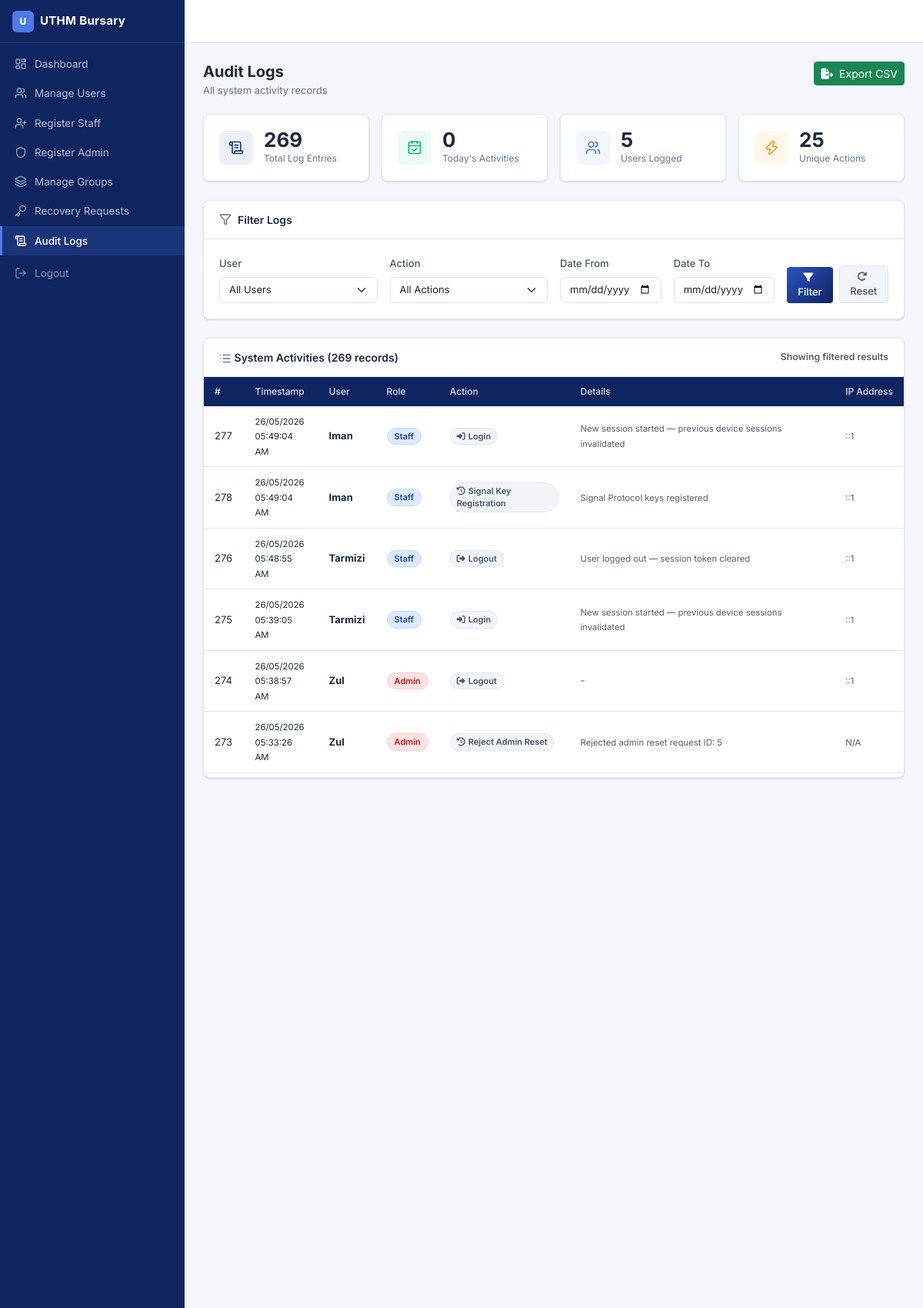
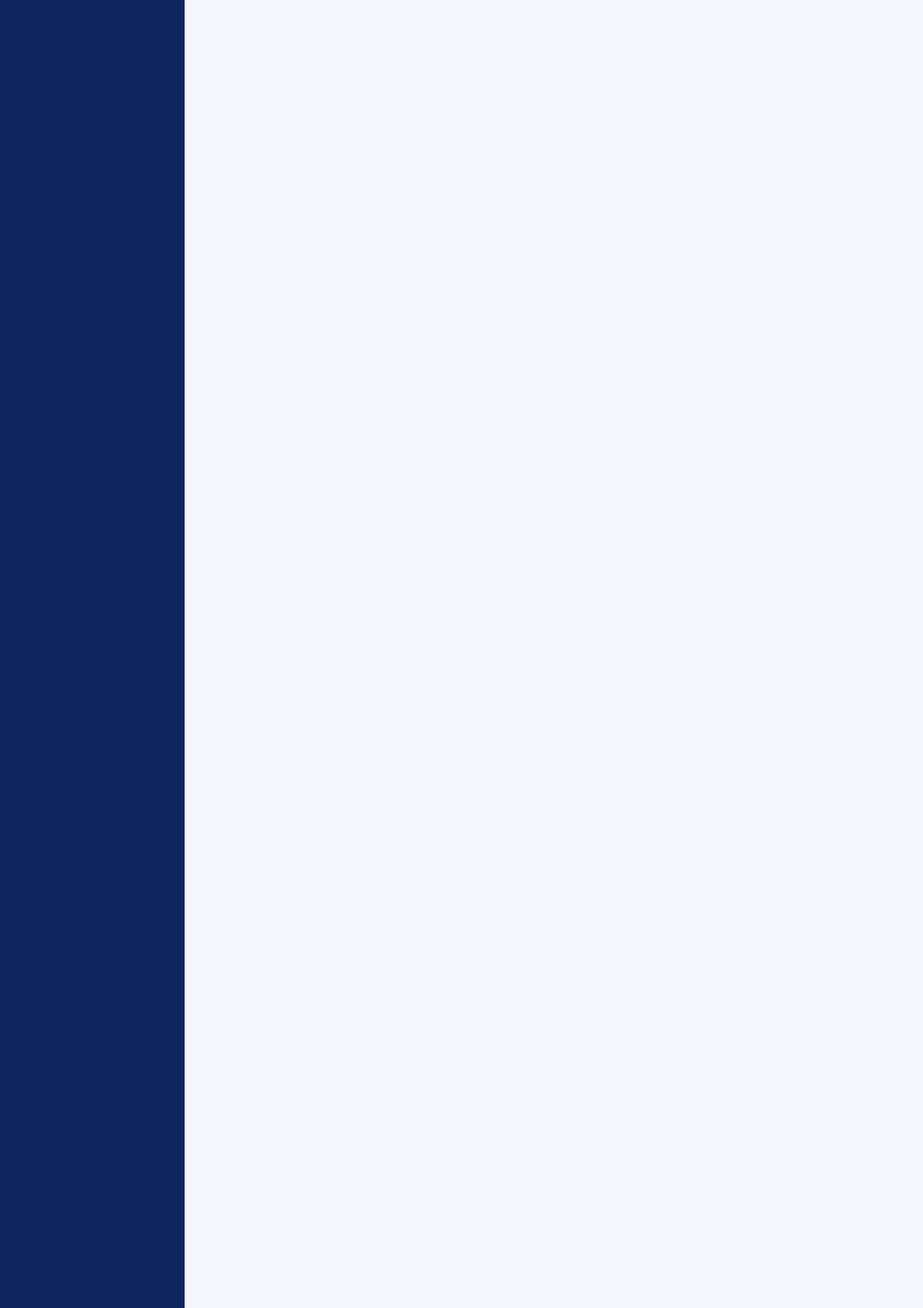
/admin/audit_logs.php (signed in, upper part), run on the app's committed database (2 pictures, top to bottom).
### tables this page shows
CREATE TABLE `audit_logs` (
  `log_id` int NOT NULL,
  `user_id` int NOT NULL,
  `action` varchar(255) NOT NULL,
  `details` text,
  `ip_address` varchar(45) DEFAULT NULL,
  `timestamp` timestamp NOT NULL DEFAULT CURRENT_TIMESTAMP
);

CREATE TABLE `users` (
  `user_id` int NOT NULL,
  `name` varchar(100) NOT NULL,
  `email` varchar(120) NOT NULL,
  `password` varchar(255) NOT NULL,
  `role` enum('staff','admin') NOT NULL DEFAULT 'staff',
  `staff_id` varchar(50) DEFAULT NULL,
  `department` varchar(100) DEFAULT NULL,
  `status` enum('active','inactive') DEFAULT 'active',
  `created_at` timestamp NOT NULL DEFAULT CURRENT_TIMESTAMP,
  `ecdh_public_key` text,
  `ik_dh_public` mediumtext,
  `ik_sign_public` mediumtext,
  `spk_id` bigint UNSIGNED DEFAULT NULL,
  `spk_public` mediumtext,
  `spk_signature` text,
  `encrypted_ik_dh` mediumtext,
  `ik_dh_iv` varchar(200) DEFAULT NULL,
  `ik_dh_auth_tag` varchar(100) DEFAULT NULL,
  `encrypted_ik_sign` mediumtext,
  `ik_sign_iv` varchar(200) DEFAULT NULL,
  `ik_sign_auth_tag` varchar(100) DEFAULT NULL,
  `encrypted_private_key` text,
  `key_iv` varchar(64) DEFAULT NULL,
  `key_auth_tag` varchar(64) DEFAULT NULL,
  `key_hash` varchar(64) DEFAULT NULL,
  `password_change_required` tinyint(1) NOT NULL DEFAULT '0' COMMENT '1 = must change password on next login',
  `is_head_admin` tinyint(1) NOT NULL DEFAULT '0',
  `session_token` varchar(64) DEFAULT NULL COMMENT 'Current active session token — changes on every new login',
  `failed_login_attempts` int NOT NULL DEFAULT '0',
  `locked_until` datetime DEFAULT NULL
);

### admin/audit_logs.php (the view, shortened to what this page needs)
<?php
require_once '../config/database.php';
$date_from = isset($_GET['date_from']) ? $_GET['date_from'] : '';
$date_to = isset($_GET['date_to']) ? $_GET['date_to'] : '';
$query = "
    SELECT a.*, u.name as user_name, u.role as user_role
    FROM audit_logs a
    JOIN users u ON a.user_id = u.user_id
    WHERE 1=1
";
$params = [];
$query .= " ORDER BY a.timestamp DESC";
$stmt = $pdo->prepare($query);
$stmt->execute($params);
$logs = $stmt->fetchAll();
$stmt = $pdo->query("SELECT COUNT(*) as total FROM audit_logs");
$total_logs = $stmt->fetch()['total'];
include '../includes/header.php';
?>
<div class="page-header">
    <div>
        <h1>Audit Logs</h1>
        <div class="page-subtitle">All system activity records</div>
    </div>
    <div>
        <a href="audit_logs.php?export=csv" class="btn btn-success btn-sm">
            <i class="fas fa-file-export me-1"></i> Export CSV
        </a>
    </div>
</div>
<?php
$today        = date('Y-m-d');
$stmt_today   = $pdo->prepare("SELECT COUNT(*) as count FROM audit_logs WHERE DATE(timestamp) = ?");
$stmt_today->execute([$today]);
$today_count  = $stmt_today->fetch()['count'];
$stmt_users   = $pdo->query("SELECT COUNT(DISTINCT user_id) as count FROM audit_logs");
$users_count  = $stmt_users->fetch()['count'];
$stmt_acts    = $pdo->query("SELECT COUNT(DISTINCT action) as count FROM audit_logs");
$acts_count   = $stmt_acts->fetch()['count'];
?>
<div class="stat-grid">
    <div class="stat-card">
        <div class="stat-icon stat-icon--blue"><i data-lucide="scroll-text"></i></div>
        <div>
            <div class="stat-value"><?php echo number_format($total_logs); ?></div>
            <div class="stat-label">Total Log Entries</div>
        </div>
    </div>
    <div class="stat-card">
        <div class="stat-icon stat-icon--green"><i data-lucide="calendar-check"></i></div>
        <div>
            <div class="stat-value"><?php echo number_format($today_count); ?></div>
            <div class="stat-label">Today's Activities</div>
        </div>
    </div>
    <div class="stat-card">
        <div class="stat-icon stat-icon--indigo"><i data-lucide="users"></i></div>
        <div>
            <div class="stat-value"><?php echo number_format($users_count); ?></div>
            <div class="stat-label">Users Logged</div>
        </div>
    </div>
    <div class="stat-card">
        <div class="stat-icon stat-icon--amber"><i data-lucide="zap"></i></div>
        <div>
            <div class="stat-value"><?php echo number_format($acts_count); ?></div>
            <div class="stat-label">Unique Actions</div>
        </div>
    </div>
</div>
            <div class="card mb-4">
                <div class="card-header">
                    <i data-lucide="filter"></i> Filter Logs
                </div>
                <div class="card-body">
                    <form method="GET" class="row g-3">
                        <div class="col-md-3">
                            <label class="form-label" style="font-size:13px;font-weight:500;color:#475569;">User</label>
                            <select name="user_id" class="form-select" style="font-size:13px;">
                                <option value="">All Users</option>
                            </select>
                        </div>
                        <div class="col-md-3">
                            <label class="form-label" style="font-size:13px;font-weight:500;color:#475569;">Action</label>
                            <select name="action" class="form-select" style="font-size:13px;">
                                <option value="">All Actions</option>
                            </select>
                        </div>
                        <div class="col-md-2">
                            <label class="form-label" style="font-size:13px;font-weight:500;color:#475569;">Date From</label>
                            <input type="date" name="date_from" class="form-control" style="font-size:13px;" value="<?php echo $date_from; ?>">
                        </div>
                        <div class="col-md-2">
                            <label class="form-label" style="font-size:13px;font-weight:500;color:#475569;">Date To</label>
                            <input type="date" name="date_to" class="form-control" style="font-size:13px;" value="<?php echo $date_to; ?>">
                        </div>
                        <div class="col-md-2 d-flex align-items-end gap-2">
                            <button type="submit" class="btn btn-gradient btn-sm" style="font-size:13px;font-weight:500;">
                                <i class="fas fa-filter me-1"></i>Filter
                            </button>
                            <a href="audit_logs.php" class="btn btn-sm" style="font-size:13px;font-weight:500;background:#f1f5f9;color:#475569;border:1px solid #e2e8f0;">
                                <i class="fas fa-redo me-1"></i>Reset
                            </a>
                        </div>
                    </form>
                </div>
            </div>
            <div class="card">
                <div class="card-header d-flex justify-content-between align-items-center">
                    <span><i data-lucide="list"></i> System Activities (<?php echo count($logs); ?> records)</span>
                    <small class="text-muted">Showing filtered results</small>
                </div>
                <div class="card-body p-0">
                    <?php if (empty($logs)): ?>
                        <div class="text-center py-5">
                            <i data-lucide="inbox" style="width:48px;height:48px;opacity:.25;"></i>
                            <h5 class="mt-3">No Audit Logs Found</h5>
                            <p class="text-muted">No activities match your filter criteria.</p>
                        </div>
                    <?php else: ?>
                        <div class="table-responsive" style="max-height:520px;overflow-y:auto;">
                            <table class="data-table">
                                <thead>
                                    <tr>
                                        <th>#</th>
                                        <th>Timestamp</th>
                                        <th>User</th>
                                        <th>Role</th>
                                        <th>Action</th>
                                        <th>Details</th>
                                        <th>IP Address</th>
                                    </tr>
                                </thead>
                                <tbody>
                                    <?php foreach ($logs as $log): ?>
                                        <tr>
                                            <td><?php echo $log['log_id']; ?></td>
                                            <td>
                                                <small>
                                                    <?php echo date('d/m/Y', strtotime($log['timestamp'])); ?><br>
                                                    <?php echo date('h:i:s A', strtotime($log['timestamp'])); ?>
                                                </small>
                                            </td>
                                            <td>
                                                <strong><?php echo htmlspecialchars($log['user_name']); ?></strong>
                                            </td>
                                            <td>
                                                <?php if ($log['user_role'] === 'admin'): ?>
                                                    <span style="display:inline-block;padding:2px 9px;border-radius:20px;font-size:11px;font-weight:600;background:#fee2e2;color:#b91c1c;border:1px solid #fecaca;">Admin</span>
                                                <?php else: ?>
                                                    <span style="display:inline-block;padding:2px 9px;border-radius:20px;font-size:11px;font-weight:600;background:#dbeafe;color:#1e40af;border:1px solid #bfdbfe;">Staff</span>
                                                <?php endif; ?>
                                            </td>
                                            <td>
                                                <?php
                                                    $action_icons = [
                                                        'Login' => 'fa-sign-in-alt',
                                                        'Logout' => 'fa-sign-out-alt',
                                                        'Send Message' => 'fa-paper-plane',
                                                        'Add Contact' => 'fa-user-plus',
                                                        'Update Profile' => 'fa-user-edit',
                                                        'Change Password' => 'fa-key',
                                                        'Register Staff' => 'fa-user-plus',
                                                        'Create Group' => 'fa-users',
                                                        'Approve Recovery' => 'fa-check-circle',
                                                        'Reject Recovery' => 'fa-times-circle',
                                                        'Complete Recovery' => 'fa-check-double'
                                                    ];
                                                    $icon = $action_icons[$log['action']] ?? 'fa-history';
                                                ?>
                                                <span style="display:inline-block;padding:2px 8px;border-radius:20px;font-size:11px;font-weight:600;background:#f1f5f9;color:#475569;border:1px solid #e2e8f0;">
                                                    <i class="fas <?php echo $icon; ?> me-1"></i><?php echo htmlspecialchars($log['action']); ?>
                                                </span>
                                            </td>
                                            <td>
                                                <?php if ($log['details']): ?>
                                                    <small class="text-muted"><?php echo htmlspecialchars($log['details']); ?></small>
                                                <?php else: ?>
                                                    <span class="text-muted">-</span>
                                                <?php endif; ?>
                                            </td>
                                            <td>
                                                <small class="text-muted"><?php echo $log['ip_address'] ?: 'N/A'; ?></small>
                                            </td>
                                        </tr>
                                    <?php endforeach; ?>
                                </tbody>
                            </table>
                        </div>
                    <?php endif; ?>
                </div>
            </div>
<?php include '../includes/footer.php'; ?>

### assets/css/theme.css (style rules this page uses)
:root { --primary: #1A3C8F; --primary-light: #2952C4; --primary-dark: #0F2560; --accent: #4F7BE8; --surface: #F4F6FB; --border: #E2E8F0; --text: #1E293B; --text-muted: #64748B; --white: #FFFFFF; --danger: #EF4444; --success: #10B981; --warning: #F59E0B; --info: #3B82F6; --sidebar-w: 240px; --topbar-h: 56px; --radius: 8px; --shadow: 0 1px 3px rgba(0,0,0,.08), 0 1px 2px rgba(0,0,0,.06); --shadow-md: 0 4px 6px rgba(0,0,0,.07), 0 2px 4px rgba(0,0,0,.06); }
*, *::before, *::after { box-sizing: border-box; }
body { font-family: 'Inter', system-ui, -apple-system, sans-serif; font-size: 14px; color: var(--text); background: var(--surface); margin: 0; padding: 0; }
.page-header { display: flex; align-items: flex-start; justify-content: space-between; margin-bottom: 20px; flex-wrap: wrap; gap: 12px; }
.page-header h1, .page-header h2 { font-size: 20px; font-weight: 700; color: var(--text); margin: 0; line-height: 1.3; }
.page-subtitle { font-size: 13px; color: var(--text-muted); margin-top: 2px; }
.stat-grid { display: grid; grid-template-columns: repeat(auto-fit, minmax(190px, 1fr)); gap: 16px; margin-bottom: 24px; }
.stat-card { background: var(--white); border: 1px solid var(--border); border-radius: var(--radius); padding: 20px; display: flex; align-items: center; gap: 14px; box-shadow: var(--shadow); }
.stat-icon { width: 44px; height: 44px; border-radius: var(--radius); display: flex; align-items: center; justify-content: center; flex-shrink: 0; }
.stat-icon svg { width: 20px; height: 20px; }
.stat-icon--blue { background: rgba(26,60,143,.08); color: var(--primary); }
.stat-icon--green { background: rgba(16,185,129,.08); color: var(--success); }
.stat-icon--amber { background: rgba(245,158,11,.08); color: var(--warning); }
.stat-icon--indigo { background: rgba(79,123,232,.08); color: var(--accent); }
.stat-value { font-size: 26px; font-weight: 700; color: var(--text); line-height: 1; }
.stat-label { font-size: 12px; color: var(--text-muted); margin-top: 2px; }
.card { background: var(--white); border: 1px solid var(--border); border-radius: var(--radius); box-shadow: var(--shadow); }
.card-header { padding: 14px 20px; border-bottom: 1px solid var(--border); font-weight: 600; font-size: 14px; color: var(--text); background: transparent; display: flex; align-items: center; gap: 8px; width: 100%; }
.card-header svg { width: 16px; height: 16px; color: var(--text-muted); }
.card-body { padding: 20px; }
.data-table { width: 100%; border-collapse: collapse; font-size: 13px; }
.data-table thead th { background: var(--primary-dark); color: rgba(255,255,255,.85); padding: 10px 14px; font-weight: 500; font-size: 12px; text-align: left; white-space: nowrap; }
.data-table tbody tr { border-bottom: 1px solid var(--border); transition: background .1s; }
.data-table tbody td { padding: 10px 14px; color: var(--text); vertical-align: middle; }
.btn-gradient { background: linear-gradient(135deg, var(--primary-light) 0%, var(--primary-dark) 100%); border: none; color: var(--white) !important; }

### data on the page
audit_logs: log_id "277", timestamp "26/05/2026", timestamp "05:49:04 AM", user.name "Iman", shows "Staff", action "Login", details "New session started — previous device sessions invalidated", ip_address "::1"
audit_logs: log_id "278", timestamp "26/05/2026", timestamp "05:49:04 AM", user.name "Iman", shows "Staff", action "Signal Key Registration", details "Signal Protocol keys registered", ip_address "::1"
audit_logs: log_id "276", timestamp "26/05/2026", timestamp "05:48:55 AM", user.name "Tarmizi", shows "Staff", action "Logout", details "User logged out — session token cleared", ip_address "::1"
audit_logs: log_id "275", timestamp "26/05/2026", timestamp "05:39:05 AM", user.name "Tarmizi", shows "Staff", action "Login", details "New session started — previous device sessions invalidated", ip_address "::1"
audit_logs: log_id "274", timestamp "26/05/2026", timestamp "05:38:57 AM", user.name "Zul", shows "Admin", action "Logout", ip_address "::1"
audit_logs: log_id "273", timestamp "26/05/2026", timestamp "05:33:26 AM", user.name "Zul", shows "Admin", action "Reject Admin Reset", details "Rejected admin reset request ID: 5", ip_address "N/A"

### other printed values
$total_logs "269"
$today_count "0"
$users_count "5"
$acts_count "25"
count($logs) "269"
